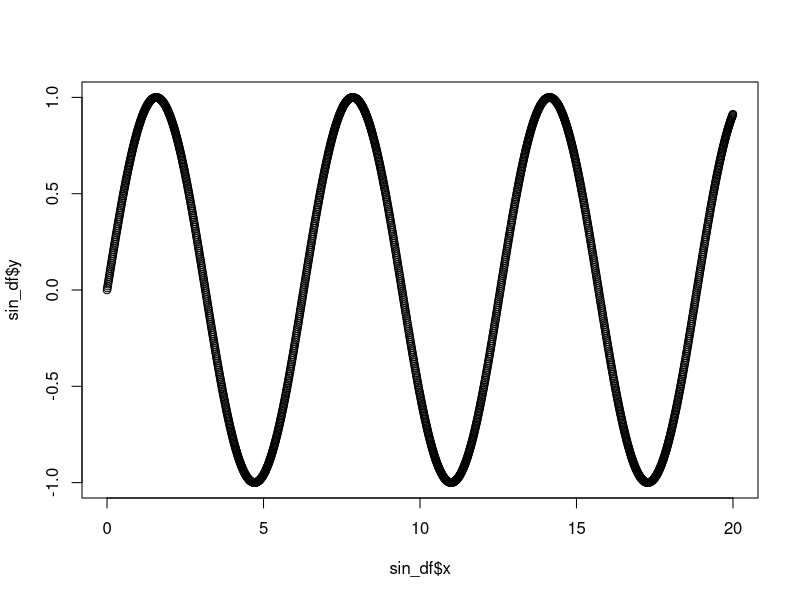

This figure's R source:
## ---- chunk 1
x = seq(0, 20, 0.01)

y = sin(x)

sin_df = data.frame(
  x, y
)

head(sin_df)

plot(sin_df$x, sin_df$y)
